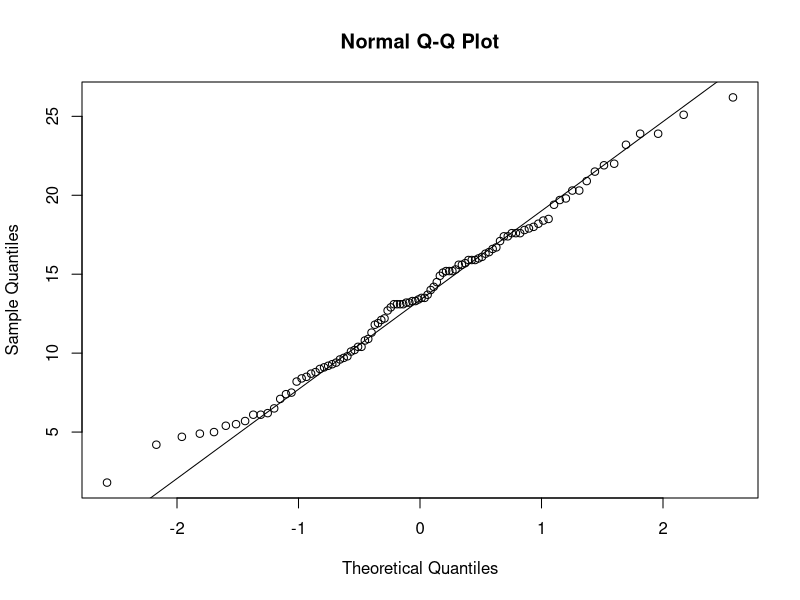
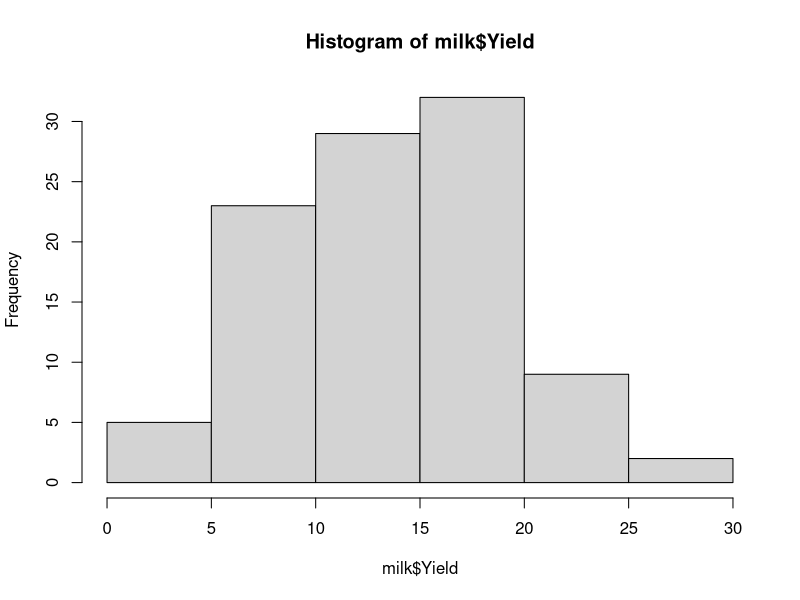
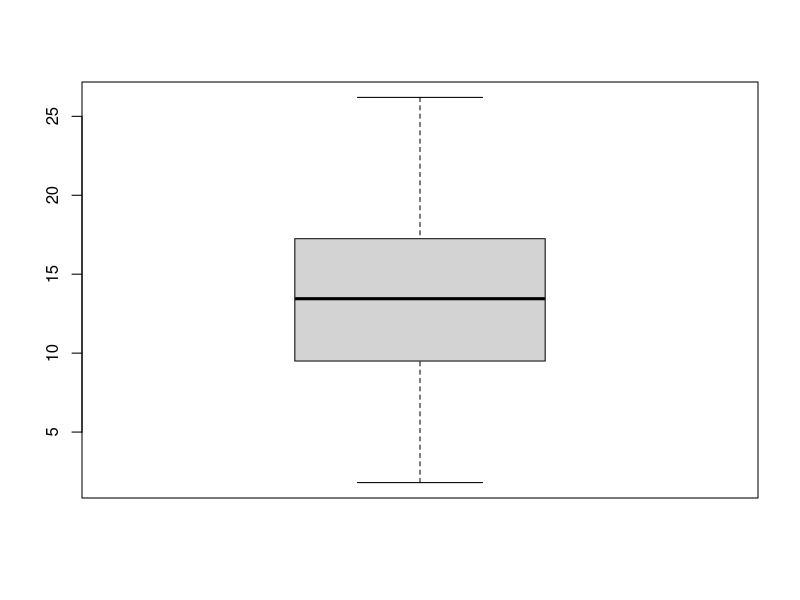
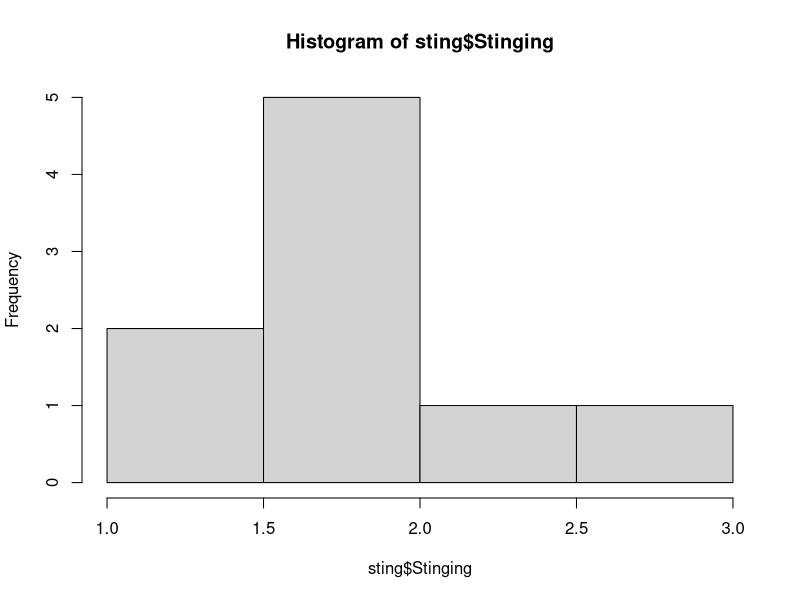
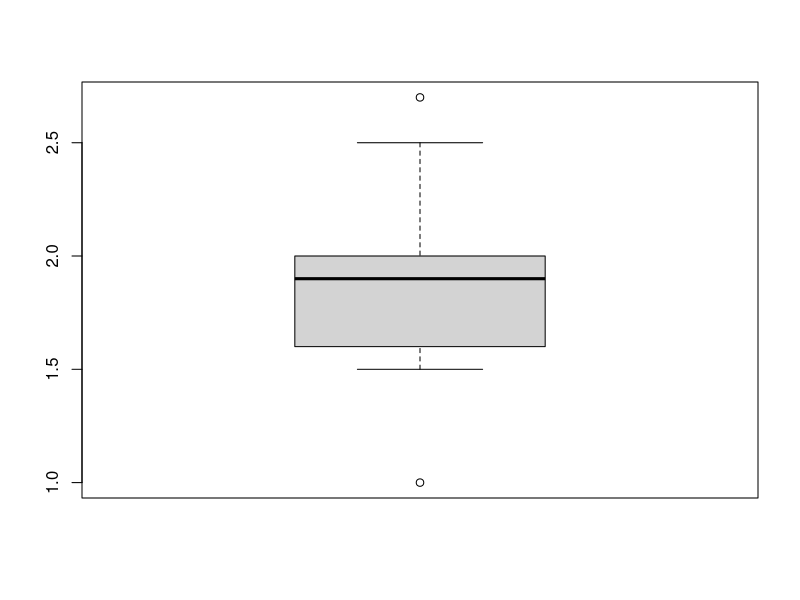
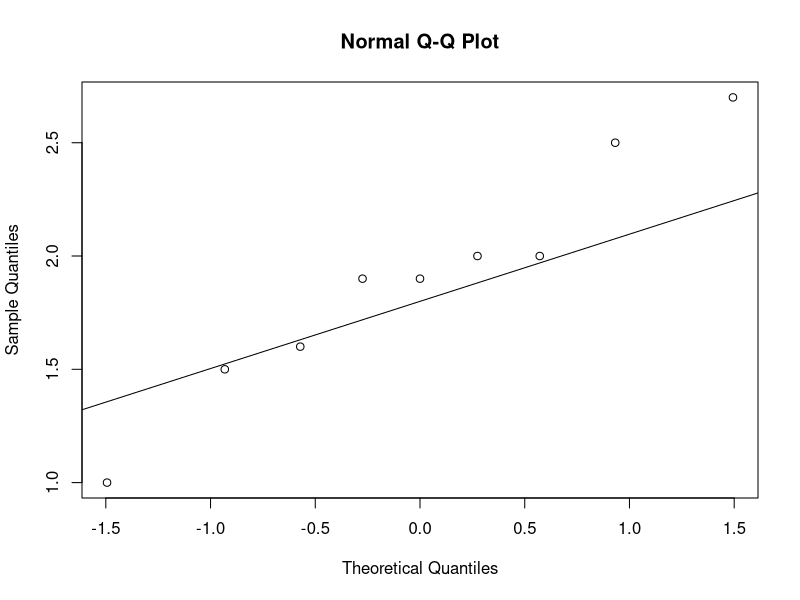

Write the R code that produced these figures, in order.
## ---- chunk 1

# Type your R code here

## ---- chunk 2
library(readxl)
milk <- read_excel("data/ENVX1002_Data5.xlsx", sheet = "Milk")
## ---- chunk 3

# Type your R code here

## ---- chunk 4

str(milk)

## ---- chunk 5

# Type your R code here

## ---- chunk 6

qqnorm(milk$Yield)
qqline(milk$Yield)

## ---- chunk 7

# Type your R code here

## ---- chunk 8

hist(milk$Yield)
boxplot(milk$Yield)

## ---- chunk 9

# Type your R code here

## ---- chunk 10

shapiro.test(milk$Yield)

## ---- chunk 11

# write your R code here

## ---- chunk 12

t.test(milk$Yield, mu = 11)

## ---- chunk 13
library(readxl)
sting <- read_excel("data/ENVX1002_Data5.xlsx", sheet = "Stinging")
sting

## ---- chunk 14

# Type your R code here

## ---- chunk 15

# write your R code here
hist(sting$Stinging)
boxplot(sting$Stinging)


qqnorm(sting$Stinging)
qqline(sting$Stinging)
## ---- chunk 16

# Type your R code here

## ---- chunk 17

# write your R code here
shapiro.test(sting$Stinging)

## ---- chunk 18

# Type your R code here

## ---- chunk 19

# write your R code here
t.test(sting$Stinging, mu = 1.5)

